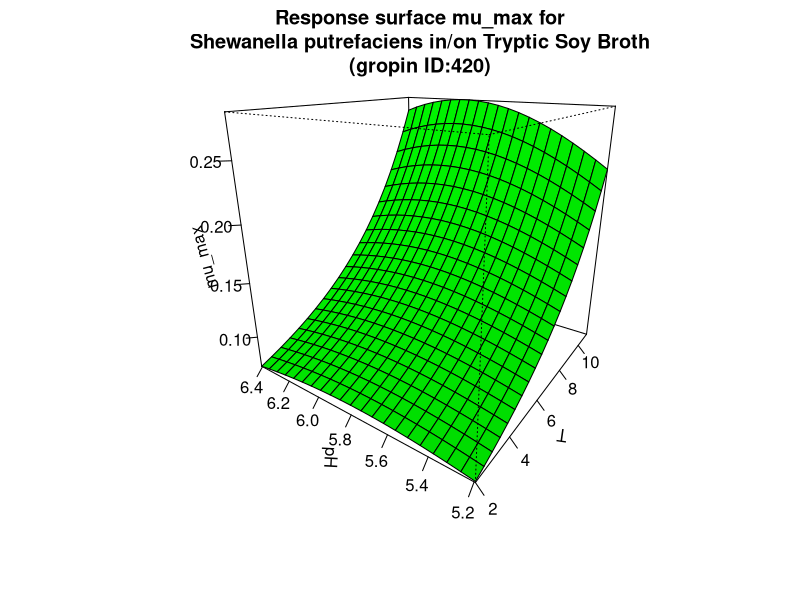

Generate this figure with R:
#############################
# start of Parameter script
#############################
T <- seq(1.998001998002,11.011,length.out=21)
pH <- seq(5.1948051948052,6.4064,length.out=21)
#############################
# end of Parameter script
#############################
############################# 
# start of Model script Gropin ID 420 
#############################
 
# constant coefficients for this model
 
variables <- data.frame(T,pH)
argumentsPar <- expand.grid(variables)
 
# heart of the model
response_surface <- function(T,pH) {
   mumax <-exp(-12.65+0.004234*(T^2)-0.3024*(pH^2)+0.01535*T*pH-0.004356*T+3.467*pH)

return(mumax=mumax)
} 

# output parameters
mumax <- cbind(argumentsPar,response_surface(argumentsPar['T'],argumentsPar['pH']))
colnames(mumax) <- c(colnames(argumentsPar),'mumax')
#############################
# End of Model script
#############################
############################# 
# start of Visualisation script Gropin ID 420 
#############################
persp(T,pH,matrix(unlist(mumax$mumax),nrow=21),col = 'green',xlab='T',ylab='pH',zlab='mu_max',main='Response surface mu_max for
Shewanella putrefaciens in/on Tryptic Soy Broth
(gropin ID:420)',theta=305,phi=20,shade=0.25,ticktype = 'detailed')
#############################
# End of Visualisation script
#############################
